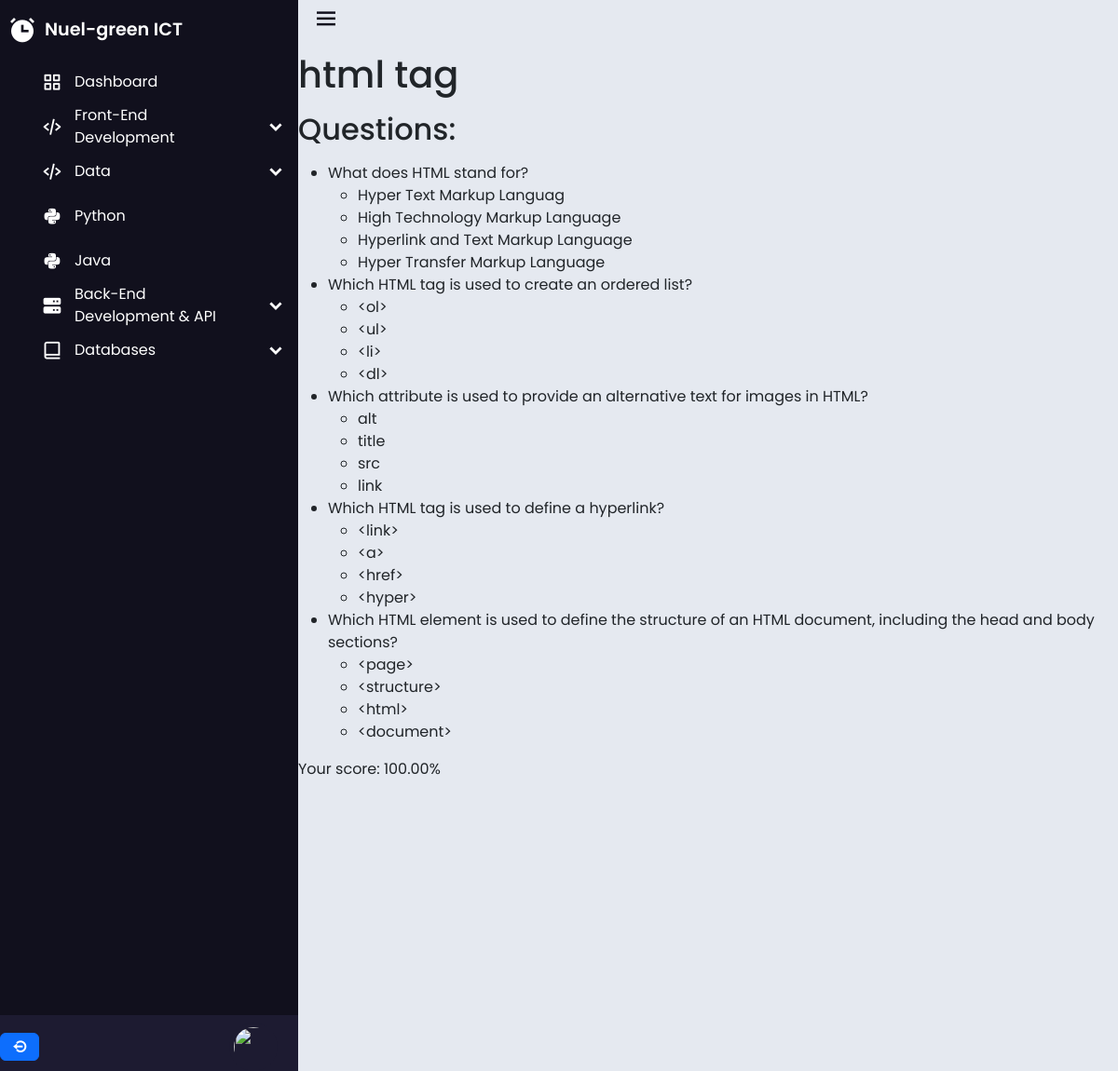
The page /assessment/1/ (signed in) on the database its author committed.
### ngict/models.py (models this page shows, shortened)
class Assessment(models.Model):
    id = models.AutoField(primary_key=True)
    title = models.CharField(max_length=200)
    description = models.TextField()
    course = models.ForeignKey(Course, default=None, null=True, on_delete=models.DO_NOTHING)
    module = models.ForeignKey(Module, default=None, null=True, on_delete=models.DO_NOTHING)
    lesson = models.ForeignKey(Lesson, default=None, null=True, on_delete=models.DO_NOTHING)
    passing_score = models.PositiveIntegerField()

class Question(models.Model):
    text = models.TextField()
    assessment = models.ForeignKey('Assessment', on_delete=models.DO_NOTHING)

class Answer(models.Model):
    text = models.CharField(max_length=500)
    question = models.ForeignKey('Question', on_delete=models.DO_NOTHING)
    is_correct = models.BooleanField(default=False)

class AssessmentScore(models.Model):
    user = models.ForeignKey(User, on_delete=models.DO_NOTHING)
    assessment = models.ForeignKey(Assessment, on_delete=models.DO_NOTHING)
    score = models.DecimalField(max_digits=5, decimal_places=2)  # Store the score as a decimal

### ngict/views.py (the view)
# urls.py: path('assessment/<int:assessment_id>/', view_assessment, name='view_assessment'),
@login_required
def view_assessment(request, assessment_id):
    assessment = get_object_or_404(Assessment, id=assessment_id)
    questions = Question.objects.filter(assessment=assessment)
    user = request.user
    assessment_score = AssessmentScore.objects.filter(user=user, assessment=assessment).first()
    return render(request, 'courses/assessments/view_assessment.html', {'assessment': assessment, 'questions': questions, 'score': assessment_score})

### templates/courses/assessments/view_assessment.html (shortened to what this page needs)
{% extends 'base.html' %}
{% block content %}
  <h1>{{ assessment.title }}</h1>
  <h2>Questions:</h2>
  <ul>
    {% for question in questions %}
      <li>{{ question.text }}</li>
      <ul>
        {% for answer in question.answer_set.all %}
          <li>{{ answer.text }}</li>
        {% endfor %}
      </ul>
    {% endfor %}
  </ul>
  {% if score %}
    <p>Your score: {{ score.score }}%</p>
  {% endif %}
{% endblock %}

### templates/base.html (shortened to what this page needs)
{% load static %}
<html lang="en">
<head>
    <link rel="stylesheet" href="style.css">
    <link href='https://unpkg.com/boxicons@2.1.4/css/boxicons.min.css' rel='stylesheet'>
    <link href="https://cdn.jsdelivr.net/npm/bootstrap@5.3.1/dist/css/bootstrap.min.css" rel="stylesheet"
>
    <link rel="stylesheet" href="https://cdnjs.cloudflare.com/ajax/libs/highlight.js/11.8.0/styles/github-dark.min.css">
    <link rel="stylesheet" href="{% static 'css/style.css' %}">
    <link rel="stylesheet" href="https://cdn.jsdelivr.net/npm/monaco-editor@0.23.0/min/vs/editor/editor.main.css">
</head>
<body>
    <div class="sidebar ">
        <div class="logo-details">
            <i class='bx bxs-alarm'></i>
            <span class="logo-name">Nuel-green ICT</span>
        </div>
        <ul class="nav-links">
            <li>
                <a href="#">
                    <a href="{% url 'academy:user_dashboard' %}"><i class='bx bx-grid-alt'></i>
                        <span class="link-name">Dashboard</span></a>
                </a>
            </li>
            <li>
                <div class="icon-link">
                    <a href="#">
                        <i class='bx bx-code-alt'></i>
                        <span class="link-name">Front-End Development</span>
                    </a>
                    <i class='bx bxs-chevron-down arrow'></i>
                </div>
            </li>
            <li>
                <div class="icon-link">
                    <a href="#">
                        <i class='bx bx-code-alt'></i>
                        <span class="link-name">Data</span>
                    </a>
                    <i class='bx bxs-chevron-down arrow'></i>
                </div>
            </li>
            <li>
                <a href="#">
                    <i class='bx bxl-python'></i>
                    <span class="link-name">Python</span>
                </a>
            </li>
            <li>
                <a href="#">
                    <i class='bx bxl-python'></i>
                    <span class="link-name">Java</span>
                </a>
            </li>
            <li>
                <div class="icon-link">
                    <a href="#">
                        <i class='bx bxs-server'></i>
                        <span class="link-name">Back-End Development & API</span>
                    </a>
                    <i class='bx bxs-chevron-down arrow'></i>
                </div>
            </li>
            <li>
                <div class="icon-link">
                    <a href="#">
                        <i class='bx bx-book-alt'></i>
                        <span class="link-name">Databases</span>
                    </a>
                    <i class='bx bxs-chevron-down arrow'></i>
                </div>
            </li>
        </ul>
        <li>
            <div class="profile-details">
                <div class="user-buttons">
                    {% if user.is_authenticated %}
                        <a class="btn btn-primary" href="{% url 'academy:signout' %}"><i class='bx bx-log-out-circle'></i></a>
                    {% else %}
                        <a class="btn btn-primary" href="{% url 'academy:signin' %}">Signin</a>
                        <a class="btn btn-primary" href="{% url 'academy:signup' %}">signup</a>
                    {% endif %}
                </div>
                <div class="profile-content">
                    <img src="https://www.clipartmax.com/png/middle/190-1904735_bokbokstars-121-classic-stock-icons-manager-icon-3d.png"
                        alt="">
                </div>
            </div>
        </li>
    </div>
    <section class="home-section">
        <div class="home-content">
            <i class='bx bx-menu'></i>
        </div>
        {% block content %}{% endblock %}
    </section>
</body>
</html>

### static/css/style.css (style rules this page uses)
body { background: #e5e9f0; }
* { box-sizing: border-box; margin: 0; padding: 0; font-family: "Poppins", sans-serif; }
h1, h2, h3, h4, h5, h6 { margin: 1rem 0; }
.sidebar { position: fixed; top: 0; left: 0; background: #11101d; height: 100%; width: 20rem; z-index: 999; transition: all 400ms ease; scrollbar-color: transparent transparent; overflow: scroll; }
.sidebar .logo-details { height: 4rem; width: 100%; display: flex; align-items: center; }
.sidebar .logo-details i { font-size: 2rem; color: #fff; height: 3rem; min-width: 3rem; text-align: center; line-height: 3rem; cursor: pointer; }
.sidebar .logo-details .logo-name { font-size: 1.2rem; color: #fff; font-weight: 600; transition: all 400ms ease; transition-delay: 0.1s; }
.sidebar .nav-links { height: 100%; padding-top: 30px 0 150px 0; overflow: auto; }
.sidebar .nav-links { overflow: visible; }
.sidebar .nav-links li { position: relative; list-style: none; transition: all 400ms ease; }
.sidebar .nav-links li .icon-link { display: flex; align-items: center; justify-content: space-between; }
.sidebar .nav-links li i { font-size: 1.4rem; color: #fff; height: 3rem; min-width: 3rem; text-align: center; line-height: 3rem; transition: all 400ms ease; cursor: pointer; }
.sidebar .nav-links li a { display: flex; align-items: center; text-decoration: none; }
.sidebar .nav-links li a .link-name { font-size: 1rem; color: #fff; font-weight: 400; color: #fff; }
.sidebar .profile-details { position: fixed; bottom: 0; display: flex; align-items: center; justify-content: space-between; background: #1d1b31; width: 20rem; padding: 0.5rem 0.5rem 0 0; transition: all 400ms ease; }
.sidebar .profile-details img { height: 52px; width: 52px; object-fit: cover; border-radius: 2rem; background: #1d1b31; margin: 0 14px 0 12px; padding: 5px; transition: all 400ms ease; }
.sidebar .profile-details i { font-weight: 700; color: #fff; }
.home-section { position: relative; height: 100vh; left: 20rem; width: calc(100% - 20rem); transition: all 400ms ease; }
.home-section .home-content { height: 40px; display: flex; align-items: center; }
.home-section .home-content .bx-menu, .home-section .home-content .text { color: #11101d; font-size: 30px; }
.home-section .home-content .bx-menu { margin: 0 15px; cursor: pointer; }

### rows shown on the page
Assessment: title "html tag"
Question: text "What does HTML stand for?"
Answer: text "Hyper Text Markup Languag"
Answer: text "High Technology Markup Language"
Answer: text "Hyperlink and Text Markup Language"
Answer: text "Hyper Transfer Markup Language"
Question: text "Which HTML tag is used to create an ordered list?"
Answer: text "<ol>"
Answer: text "<ul>"
Answer: text "<li>"
Answer: text "<dl>"
Question: text "Which attribute is used to provide an alternative text for images in HTML?"
Answer: text "alt"
Answer: text "title"
Answer: text "src"
Answer: text "link"
Question: text "Which HTML tag is used to define a hyperlink?"
Answer: text "<link>"
Answer: text "<a>"
Answer: text "<href>"
Answer: text "<hyper>"
Question: text "Which HTML element is used to define the structure of an HTML document, including the head and body sections?"
Answer: text "<page>"
Answer: text "<structure>"
Answer: text "<html>"
Answer: text "<document>"
AssessmentScore: score "100.00"
